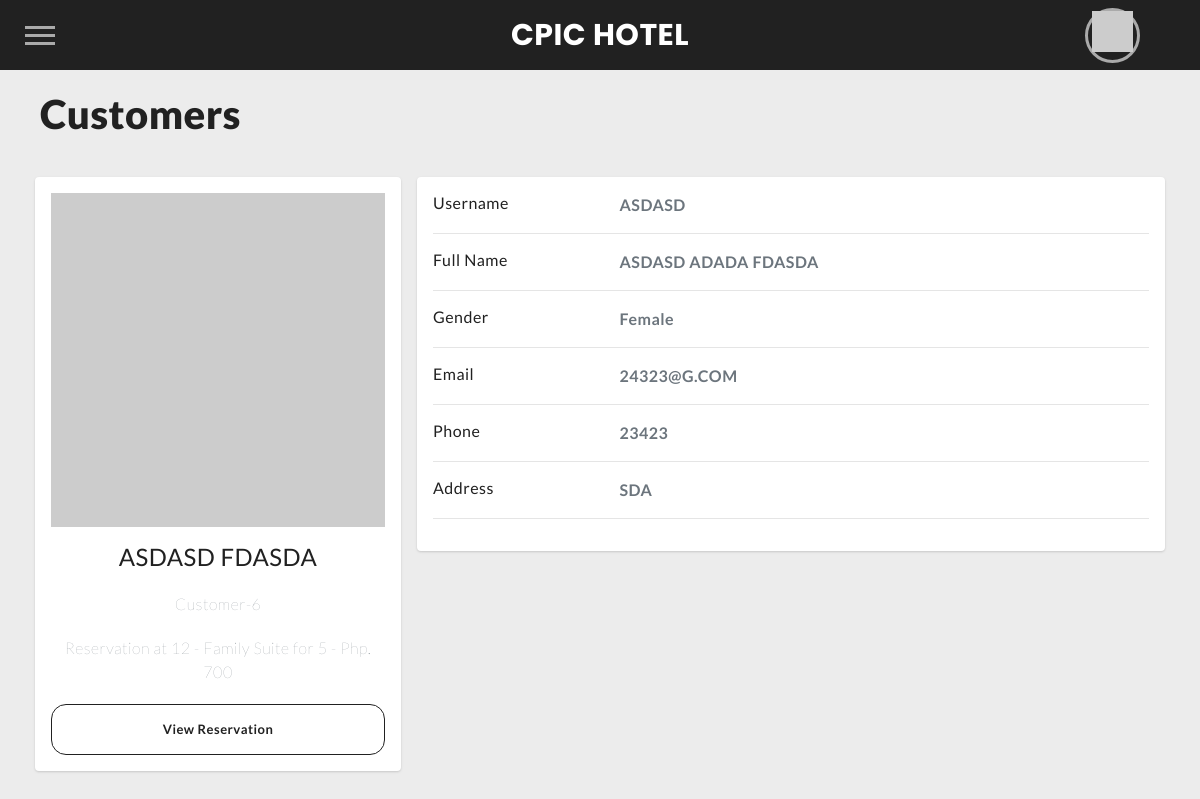
Screenshot of /customers/6 (signed in) with the database file from the repository.
### hotelSystem/models.py (models this page shows, shortened)
class Customer(models.Model):
    customer_id = models.BigAutoField(primary_key=True)
    first_name = models.CharField(max_length=50)
    middle_name = models.CharField(max_length=50, null=False, blank=True)
    last_name = models.CharField(max_length=50)
    contact_no = models.CharField(max_length=15)
    address = models.CharField(max_length=100)
    email_address = models.EmailField(null=True, blank=True)
    SEX_CHOICES = (
        ('M', 'Male',),
        ('F', 'Female',),
        ('O', 'Others',),
    )
    sex = models.CharField(
        max_length=20,
        choices=SEX_CHOICES,
        default=SEX_CHOICES[0][1]
    )
    STATUS_CHOICES = (
        ('NR', 'Not Reserved'),
        ('R', 'Reserved'),
        ('CI', 'Checked In'),
        ('CO', 'Checked Out')
    )
    status = models.CharField(
        max_length=20,
        choices=STATUS_CHOICES,
        default=STATUS_CHOICES[0][1]
    )
    user = models.ForeignKey(User, on_delete=models.CASCADE, null=True)
    class Meta:
        ordering = ['first_name', 'middle_name', 'last_name']

class Room(models.Model):
    room_no = models.CharField(max_length=10, primary_key=True)
    description = models.CharField(max_length=256)
    room_type = models.ForeignKey('RoomType', null=False, blank=True, on_delete=models.CASCADE)
    availability = models.BooleanField(default=True)
    reservation = models.ForeignKey(Reservation, null=True, blank=True, on_delete=models.SET_NULL)
    facility = models.ManyToManyField('Facility', blank=True)
    ordering = ['room_no', ]
    def __str__(self):
        return "%s - %s - Php. %i" % (self.room_no, self.room_type.name, self.room_type.price)
    def display_facility(self):
        """
        This function should be defined since facility is many-to-many relationship
        It cannot be displayed directly on the admin panel for list_display
        """
        return ', '.join(facility.name for facility in self.facility.all())
    display_facility.short_description = 'Facilities'

class RoomType(models.Model):
    name = models.CharField(max_length=25)
    price = models.PositiveIntegerField(default = 0)

class User(AbstractUser):
    isAdmin = models.BooleanField(default=False)
    SEX_CHOICES = (
        ('M', 'Male',),
        ('F', 'Female',),
        ('O', 'Others',),
    )
    sex = models.CharField(
        max_length=20,
        choices=SEX_CHOICES,
        default=SEX_CHOICES[0][1]
    )

### hotelSystem/views.py (the view)
# urls.py: path("customers/<int:customerID>", views.customer_view, name="customer_view"),
@login_required(login_url='login')
def customer_view(request, customerID):
    customer =  Customer.objects.get(customer_id = customerID)
    room= Room.objects.filter(reservation__customer = customer)
    page_title = str(customer.first_name)+" "+str(customer.last_name)
    data = {
        'title': page_title,
        'customer': customer,
        'reservation': reservations,
        'room': room
    }
    return render(request, "hotelSystem/customer_view.html", data)

### hotelSystem/templates/hotelSystem/customer_view.html (shortened to what this page needs)
{% extends "hotelSystem/layout.html" %}
{% load static %}
{% block additional-static %}
  <link rel="stylesheet" href="https://stackpath.bootstrapcdn.com/bootstrap/4.3.1/css/bootstrap.min.css">
  <link href="{% static 'hotelSystem/css/customer_view.css' %}" rel="stylesheet" />
{% endblock %} {% block body %}
<h1>Customers</h1>
<br />
<div class="profile-container">
  <div class="main-body">
    <div class="row gutters-sm">
      <div class="col-md-4 mb-3">
        <div class="card">
          <div class="card-body">
            <div class="d-flex flex-column align-items-center text-center">
              {% if customer.get_sex_display == 'Male'%}
                  <img src="https://avatars.dicebear.com/api/micah/{{customer.user.first_name}}{{customer.user.last_name}}.svg?hair[]=fonze&options[facialHairProbability]=0&options[earringsProbability]=0&options[baseColor]=apricot" alt="Not Found" onerror=this.src="{% static 'hotelSystem/img/staff.png' %}" class="leaderboard__picture"class="rounded-circle" width="150">
              {% else %}
                  <img src="https://avatars.dicebear.com/api/micah/{{customer.user.first_name}}{{customer.user.last_name}}.svg?options[hair]=full&options[hair]=pixie&options[facialHairProbability]=0&options[baseColor]=apricot" alt="Not Found" onerror=this.src="{% static 'hotelSystem/img/staff.png' %}" class="leaderboard__picture" width="150">
              {% endif %}
              <div class="mt-3">
                <h4>{{customer.first_name}} {{customer.last_name}}</h4>
                <p class="text-secondary mb-1">
                  Customer-{{customer.customer_id}}
                </p>
                {% if room %}
                  {% for r in room %}
                    <p class="text-muted font-size-sm">
                      <span>
                        Reservation at {{r}}
                      </span>
                    </p>
                  {% endfor %}
                  {% with room|first as first_room %}
                    <a href="{% url 'reservations_view' first_room.reservation.reservation_id %}" class="submit-btn">
                      View Reservation
                    </a>
                  {% endwith %}
                {% else %}
                  <p class="text-muted font-size-sm">No Reservation</p>
                {% endif %}
              </div>
            </div>
          </div>
        </div>
      </div>
      <div class="col-md-8">
        <div class="card mb-3">
          <div class="card-body">
            <div class="row">
              <div class="col-sm-3">
                <h6 class="mb-0">Username</h6>
              </div>
              <div class="col-sm-9 text-secondary">
                {{customer.user.username}}
              </div>
            </div>
            <hr />
            <div class="row">
              <div class="col-sm-3">
                <h6 class="mb-0">Full Name</h6>
              </div>
              <div class="col-sm-9 text-secondary">
                {{customer.first_name}} {{customer.middle_name}}
                {{customer.last_name}}
              </div>
            </div>
            <hr />
            <div class="row">
              <div class="col-sm-3">
                <h6 class="mb-0">Gender</h6>
              </div>
              <div class="col-sm-9 text-secondary">{{customer.get_sex_display}}</div>
            </div>
            <hr />
            <div class="row">
              <div class="col-sm-3">
                <h6 class="mb-0">Email</h6>
              </div>
              <div class="col-sm-9 text-secondary">
                {{customer.email_address}}
              </div>
            </div>
            <hr />
            <div class="row">
              <div class="col-sm-3">
                <h6 class="mb-0">Phone</h6>
              </div>
              <div class="col-sm-9 text-secondary">{{customer.contact_no}}</div>
            </div>
            <hr />
            <div class="row">
              <div class="col-sm-3">
                <h6 class="mb-0">Address</h6>
              </div>
              <div class="col-sm-9 text-secondary">{{customer.address}}</div>
            </div>
            <hr />
          </div>
        </div>
      </div>
    </div>
  </div>
</div>
{% endblock %}

### hotelSystem/static/hotelSystem/css/customer_view.css (style rules this page uses)
.main-body { padding: 15px; }
.card { box-shadow: 0 1px 3px 0 rgba(0,0,0,.1), 0 1px 2px 0 rgba(0,0,0,.06); }
.card { position: relative; display: flex; flex-direction: column; min-width: 0; word-wrap: break-word; background-color: #fff; background-clip: border-box; border: 0 solid rgba(0,0,0,.125); border-radius: .25rem; }
.card-body { flex: 1 1 auto; min-height: 1px; padding: 1rem; }
.gutters-sm { margin-right: -8px; margin-left: -8px; }
.gutters-sm>.col, .gutters-sm>[class*=col-] { padding-right: 8px; padding-left: 8px; }
.mb-3, .my-3 { margin-bottom: 1rem!important; }
.submit-btn { background-color: transparent; color: var(--myDark); border: 1px solid var(--myDark); border-radius: 15px; display: block; padding: 15px; max-width: 100%; font-size: 13px; font-weight: bold; cursor: pointer; opacity: 1; visibility: visible; transition: all .3s ease; }

### hotelSystem/static/hotelSystem/css/styles.css (style rules this page uses)
* { margin: 0px; padding: 0; box-sizing: border-box; }
html, body { font-family: var(--font-text); overflow-x: hidden; }
html { background: var(--lightgrey); background-color: var(--lightgrey); }
body { background-color: var(--lightgrey); scroll-behavior: smooth; }
main h1 { font-size: 2.5rem; font-weight: bolder; margin-left: 20px; }
main p { line-height: 1.5; font-weight: 200; margin: 20px 0; }
* { box-sizing: border-box; margin: 0; padding: 0; }
html, body { height: 100%; }
a, a:visited, a:focus, a:active, a:link { text-decoration: none; outline: none !important; }
a { color: currentColor; transition: .2s ease-in-out; -webkit-tap-highlight-color: transparent; -webkit-touch-callout: none; -webkit-user-select: none; -khtml-user-select: none; -moz-user-select: none; -ms-user-select: none; user-select: none; }
h1, h2, h3, h4 { margin: 0; }
img { vertical-align: middle; height: auto; width: 100%; }

### hotelSystem/templates/hotelSystem/layout.html (style rules this page uses)
:root { --myDark: #212121; --light: #fdfdfd; --lightgrey:#ececec; --thirdcolor:#0A66C2; --font-header:'Poppins'; --font-text: 'Lato'; --dotcolor:50, 49, 51; --dot: radial-gradient(rgb(var(--dotcolor)) 67%, rgba(var(--dotcolor), 0) 68%); }

### rows the page displays
Customer: first_name "ASDASD", last_name "FDASDA", customer_id "6", user.username "ASDASD", middle_name "ADADA", sex "Female", email_address "24323@G.COM", contact_no "23423", address "SDA"
Room: room_no+room_type "12 - Family Suite for 5 - Php. 700"
